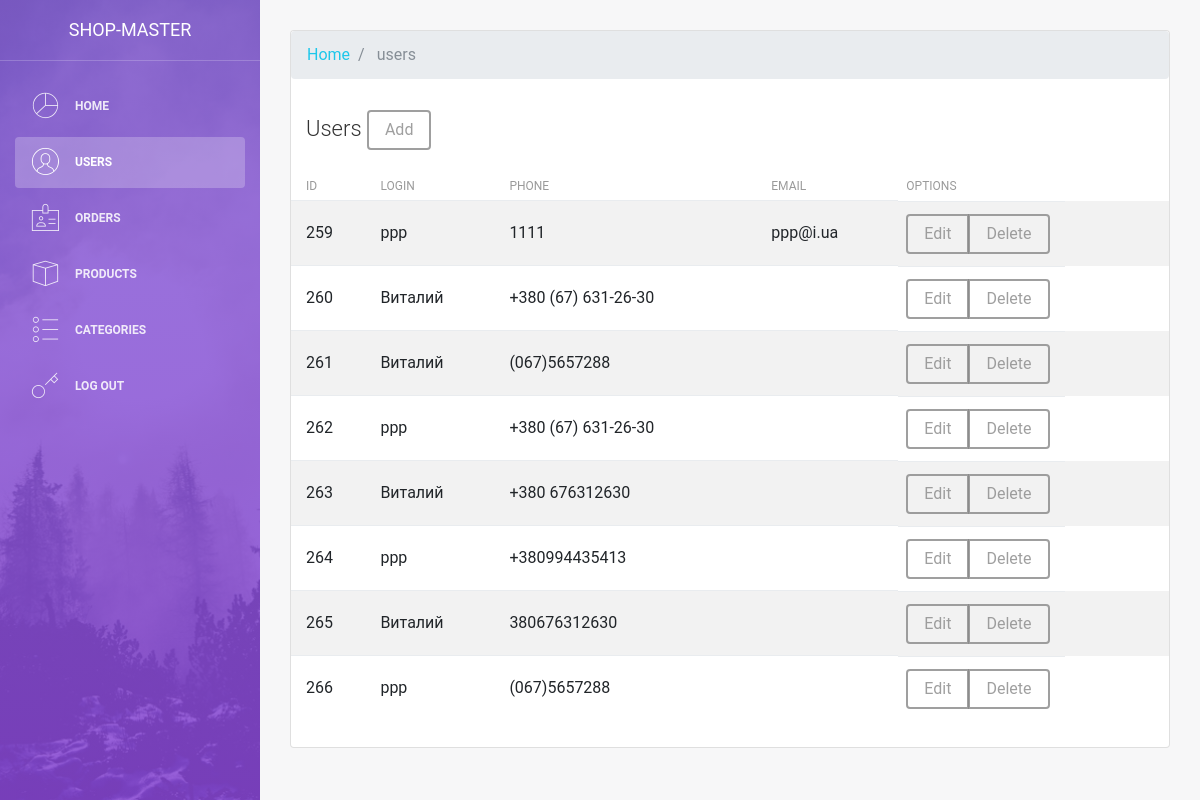
/admin/users.php, run on the app's committed database.
### tables this page shows
CREATE TABLE `users` (
  `id` int(11) NOT NULL,
  `login` varchar(255) NOT NULL,
  `phone` varchar(255) NOT NULL,
  `email` varchar(255) NOT NULL,
  `password` varchar(255) NOT NULL,
  `confirm_mail` varchar(255) NOT NULL,
  `verified` int(11) DEFAULT '0'
);

### admin/users.php (the view)
<?php
include $_SERVER['DOCUMENT_ROOT'] . '/configs/db.php';
$page = "users";
include $_SERVER['DOCUMENT_ROOT'] . '/admin/parts/header.php';
?>
<div class="main-panel">
    <div class="content">
        <div class="container-fluid">
            <div class="row">
                <div class="col-md-12">
                    <div class="card strpied-tabled-with-hover">
                            <nav aria-label="breadcrumb " >
                              <ol class="breadcrumb">
                                <li class="breadcrumb-item"><a href="index.php">Home</a></li>
                                <li class="breadcrumb-item active" aria-current="page">
                                    <?php echo $page; ?>
                                </li>
                              </ol>
                            </nav>
                        <div class="card-header ">
                            <h4 class="card-title">Users
                                 <a href="modules/users/add.php" type="button" class="btn btn-secondary">Add</a>
                             </h4>
                        </div>
                        <div class="card-body table-full-width table-responsive">
                            <table class="table table-hover table-striped">
                                <thead>
                                    <th>ID</th>
                                    <th>Login</th>
                                    <th>Phone</th>
                                    <th>Email</th>
                                    <th>Options</th>
                                </thead>
                                <tbody>
                                    <?php
                                    $sql = "SELECT * FROM users";
                                    $result = $conn->query($sql);
                                    while ($row = mysqli_fetch_assoc($result)) {
                                    ?>
                                        <tr>
                                            <td><?php echo $row["id"] ?></td>
                                            <td><?php echo $row["login"] ?></td>
                                            <td><?php echo $row["phone"] ?></td>
                                            <td><?php echo $row["email"] ?></td>
                                            <td>
                                                <div class="btn-group" role="group" aria-label="Basic example">
                                                  <a href="modules/users/edit.php?id=<?php echo $row["id"] ?>" type="button" class="btn btn-secondary">Edit</a>
                                                  <a  href="modules/users/delete.php?id=<?php echo $row["id"] ?>" type="button" class="btn btn-secondary">Delete</a>
                                                </div>
                                            </td>
                                        </tr>
                                    <?php
                                    }
                                    ?>
                                </tbody>
                            </table>
                        </div>
                    </div>
                </div>
            </div>
        </div>
    </div>
</div>
<?php
include $_SERVER['DOCUMENT_ROOT'] . '/admin/parts/footer.php';
?>

### data on the page
users: id "259", login "ppp", phone "1111", email "ppp@i.ua"
users: id "260", login "Виталий", phone "+380 (67) 631-26-30"
users: id "261", login "Виталий", phone "(067)5657288"
users: id "262", login "ppp", phone "+380 (67) 631-26-30"
users: id "263", login "Виталий", phone "+380 676312630"
users: id "264", login "ppp", phone "+380994435413"
users: id "265", login "Виталий", phone "380676312630"
users: id "266", login "ppp", phone "(067)5657288"

### other printed values
$page "users"
